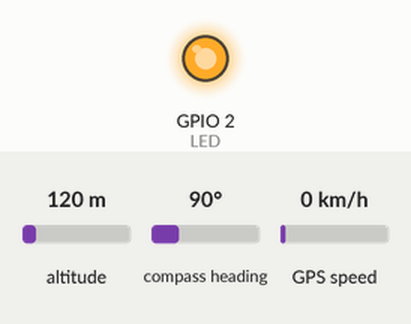
Simulated run of this sketch. Board: ESP32. Shown: output pins drawn as LEDs (lit = HIGH). Dashed ring = blinking. The test bench sets the inputs (shaded band); at power-on: altitude 120 m, compass heading 90°, GPS speed 0 km/h. WiFi joins after 1.5 s; servers stay silent unless stated; uploads are accepted with an empty reply; the GPS gets a fix after 3 s at 37.7749, -122.4194 with 8 satellites; what the sketch prints to the serial monitor is not drawn.

Above: at 2.7 s.
2.8 s: altitude set to 20 m
At 3.4 s:
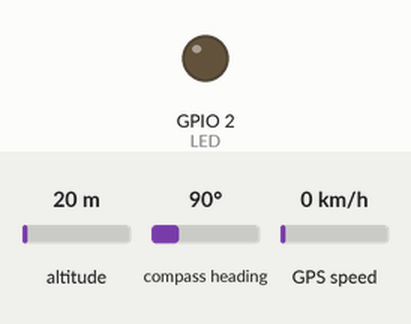
6.3 s: compass heading set to 180°
At 7.0 s:
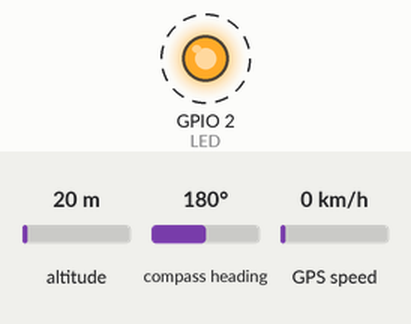
Timing chart, 0 to 16.3 s (numbered marks = the images above; inputs shaded):
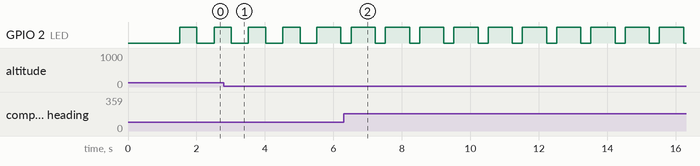

The sketch:

v2.ino
```cpp
#include <TinyGPS++.h>
#include <HardwareSerial.h>
#include <WiFi.h>
#include <HTTPClient.h>

// ================= GPS =================
TinyGPSPlus gps;
HardwareSerial SerialGPS(2);

#define RXD2 16   // GPS TX -> ESP32 RX2
#define TXD2 17   // GPS RX -> ESP32 TX2
#define LED  2    // LED แสดงสถานะ GPS

// ================= WiFi =================
const char* ssid     = "Piramid Solution";
const char* password = "0837777740";

// ================= Server =================
String serverName = "http://192.168.1.50:5000/gps";
String deviceName = "ESP32-GPS-01";

// ================= Timer =================
unsigned long lastBlink = 0;
unsigned long lastSend  = 0;
bool ledState = false;

const unsigned long blinkInterval = 500;   // LED กระพริบ 500ms
const unsigned long sendInterval  = 5000;  // ส่งข้อมูลทุก 5 วินาที

// ================= Setup =================
void setup() {
  Serial.begin(115200);
  SerialGPS.begin(9600, SERIAL_8N1, RXD2, TXD2);

  pinMode(LED, OUTPUT);
  digitalWrite(LED, LOW);

  // Connect WiFi
  WiFi.begin(ssid, password);
  Serial.print("Connecting WiFi");
  while (WiFi.status() != WL_CONNECTED) {
    delay(500);
    Serial.print(".");
  }
  Serial.println("\nWiFi Connected: " + WiFi.localIP().toString());
}

// ================= Loop =================
void loop() {
  // อ่านข้อมูล GPS ตลอดเวลา
  while (SerialGPS.available()) {
    gps.encode(SerialGPS.read());
  }

  bool gpsFixed = gps.location.isValid() && gps.location.isUpdated();

  // ================= GPS FIX =================
  if (gpsFixed) {
    digitalWrite(LED, HIGH);   // LED ติดค้าง

    double lat = gps.location.lat();
    double lon = gps.location.lng();
    int sats = gps.satellites.isValid() ? gps.satellites.value() : 0;

    Serial.println("===== GPS FIXED =====");
    Serial.printf("Lat: %.6f | Lon: %.6f | Sats: %d\n", lat, lon, sats);

    // ส่งข้อมูลทุก 5 วินาที
    if (millis() - lastSend >= sendInterval) {
      lastSend = millis();

      if (WiFi.status() == WL_CONNECTED) {
        HTTPClient http;
        http.begin(serverName);
        http.addHeader("Content-Type", "application/json");

        String json = "{";
        json += "\"device-name\":\"" + deviceName + "\",";
        json += "\"lat\":" + String(lat, 6) + ",";
        json += "\"lon\":" + String(lon, 6) + ",";
        json += "\"satellites\":" + String(sats);
        json += "}";

        int httpCode = http.POST(json);
        Serial.printf("HTTP POST: %d\n", httpCode);
        http.end();
      }
    }
  }
  // ================= GPS NOT FIX =================
  else {
    Serial.println("Waiting for GPS fix...");

    // LED กระพริบ
    if (millis() - lastBlink >= blinkInterval) {
      lastBlink = millis();
      ledState = !ledState;
      digitalWrite(LED, ledState);
    }
  }
}
```

Measured:
- by itself, GPIO 2 (LED): alternates HIGH for 0.71 s and LOW for 0.29 s
